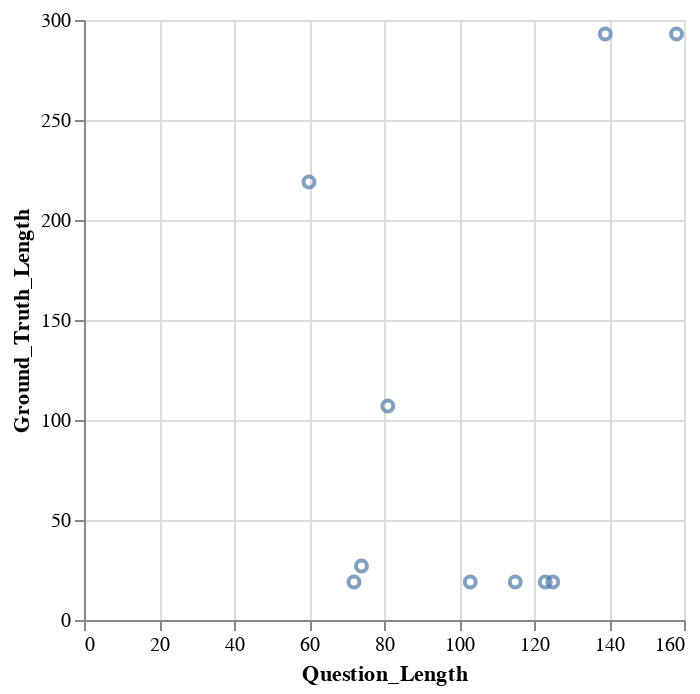

Here is the notebook cell this chart was saved with:
### Code cell
# prompt: Using dataframe display_df: length scatter

import altair as alt
# Calculate the length of the 'Question' and 'Ground Truth' columns
display_df['Question_Length'] = display_df['Question'].str.len()
display_df['Ground_Truth_Length'] = display_df['Ground Truth'].str.len()
# Create a scatter plot with 'Question_Length' on the x-axis and 'Ground_Truth_Length' on the y-axis
chart = alt.Chart(display_df).mark_point().encode(
    x='Question_Length',
    y='Ground_Truth_Length'
)
chart

### Figure 1 — Vega-Lite specification as saved in the notebook (floating-point values rounded to 4 significant figures)
{"config": {"view": {"continuousWidth": 300, "continuousHeight": 300}}, "data": {"name": "data-c44852b0a28dd6a0c5428f6dd2071040"}, "mark": {"type": "point"}, "encoding": {"x": {"field": "Question_Length", "type": "quantitative"}, "y": {"field": "Ground_Truth_Length", "type": "quantitative"}}, "$schema": "https://vega.github.io/schema/vega-lite/v5.20.1.json", "datasets": {"data-c44852b0a28dd6a0c5428f6dd2071040": [{"Pair #": 1, "Question": "Count connections where the 'service' is 'dns' and the 'proto' is 'UDP'.", "Ground Truth": " COUNT(*)\n        0", "Question_Length": 72, "Ground_Truth_Length": 19}, {"Pair #": 2, "Question": "Count connections where the destination port is less than 1024 and the connection type is not 'normal'.", "Ground Truth": " COUNT(*)\n      752", "Question_Length": 103, "Ground_Truth_Length": 19}, {"Pair #": 3, "Question": "Count connections where the source port is the same as the destination port (potential unusual activity or misconfiguration).", "Ground Truth": " COUNT(*)\n      107", "Question_Length": 125, "Ground_Truth_Length": 19}, {"Pair #": 4, "Question": "What are the most frequent destination ports in the dataset?", "Ground Truth": " dst_port  COUNT(*)\n       80       370\n       53       163\n      445        69\n      443        61\n     8080        45\n       21        21\n     4444        10\n    10502         6\n      135         6\n    51782         5", "Question_Length": 60, "Ground_Truth_Length": 219}, {"Pair #": 5, "Question": "Find connections with a very short duration (e.g., less than 0.001 seconds) and a large number of packets (e.g., > 10), which could indicate unusual activity.", "Ground Truth": "Empty DataFrame\nColumns: [src_ip, src_port, dst_ip, dst_port, proto, service, duration, src_bytes, dst_bytes, conn_state, missed_bytes, src_pkts, src_ip_bytes, dst_pkts, dst_ip_bytes, dns_query, dns_rejected, ssl_version, ssl_cipher, http_method, http_uri, http_version, label, type]\nIndex: []", "Question_Length": 158, "Ground_Truth_Length": 293}, {"Pair #": 6, "Question": "Count connections where the duration is 0 and the bytes transferred is also 0 (potential connection attempts with no data).", "Ground Truth": " COUNT(*)\n      253", "Question_Length": 123, "Ground_Truth_Length": 19}, {"Pair #": 7, "Question": "Find connections with a very high duration (e.g., > 100 seconds) and a 'conn_state' indicating an ongoing or hung connection (e.g., 'EST').", "Ground Truth": "Empty DataFrame\nColumns: [src_ip, src_port, dst_ip, dst_port, proto, service, duration, src_bytes, dst_bytes, conn_state, missed_bytes, src_pkts, src_ip_bytes, dst_pkts, dst_ip_bytes, dns_query, dns_rejected, ssl_version, ssl_cipher, http_method, http_uri, http_version, label, type]\nIndex: []", "Question_Length": 139, "Ground_Truth_Length": 293}, {"Pair #": 8, "Question": "What are the top 5 'service' types involved in attacks (where binary label is 1)?", "Ground Truth": "service  COUNT(*)\n      -       564\n   http       187\n    dns       114\n    ssl        26\n    ftp         4", "Question_Length": 81, "Ground_Truth_Length": 107}, {"Pair #": 9, "Question": "What is the average duration of connections with a 'SYN' connection state?", "Ground Truth": "AVG(duration)\n         None", "Question_Length": 74, "Ground_Truth_Length": 27}, {"Pair #": 10, "Question": "Count connections with a 'bytes' value of 0 but a duration greater than 0 (potential signaling or control traffic).", "Ground Truth": " COUNT(*)\n      333", "Question_Length": 115, "Ground_Truth_Length": 19}]}}
